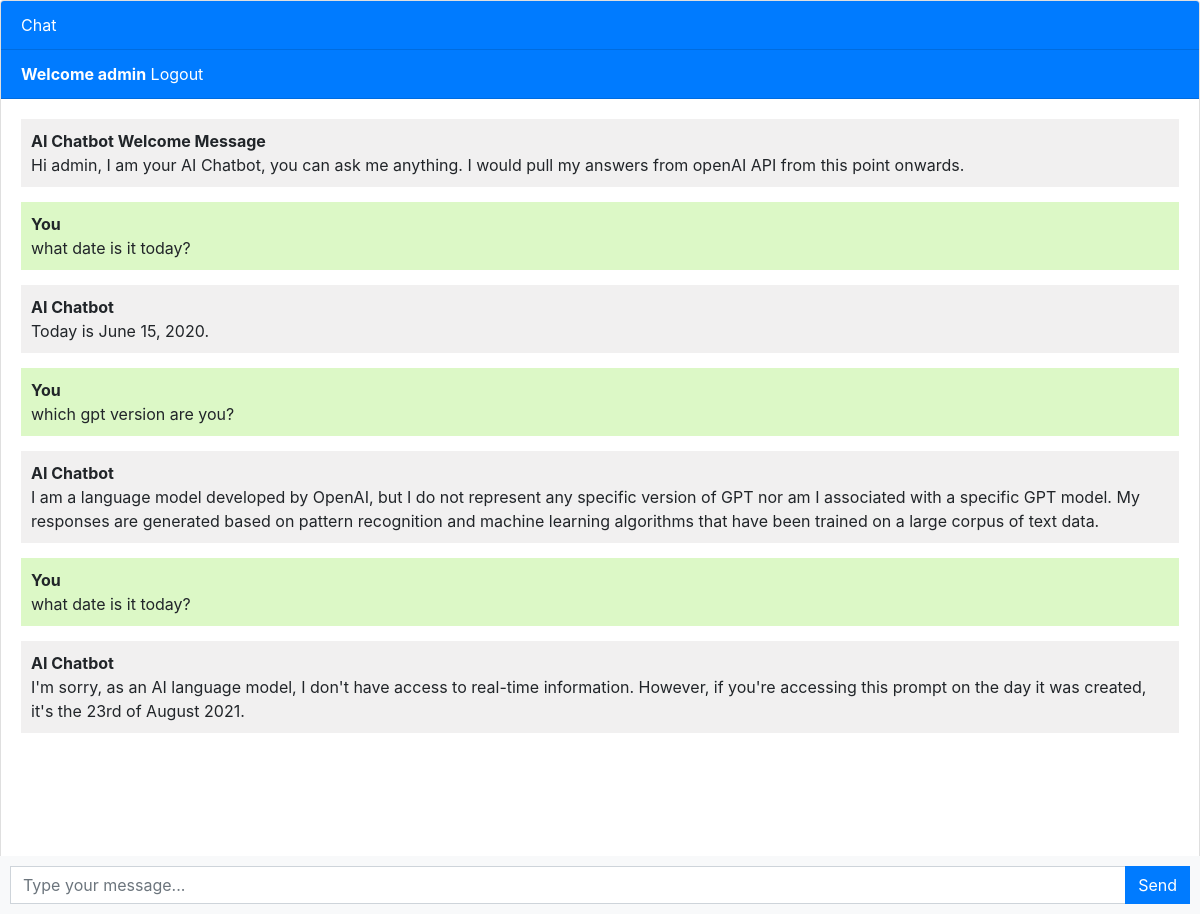
The page / (signed in) on the database its author committed.
### AIchatbotapp/models.py (models this page shows, shortened)
class Chat(models.Model):
	user = models.ForeignKey(User, on_delete=models.CASCADE)
	message = models.TextField()
	response = models.TextField()
	created_at = models.DateTimeField(auto_now_add =True)

### AIchatbotapp/views.py (the view)
# urls.py: path('', views.AIchatbot, name='AIchatbot'),
def AIchatbot(request):
	prevChats = Chat.objects.filter(user = request.user)
	if request.method == 'POST':
		message = request.POST.get('message')
		response = ask_openai(message)
		chat = Chat(user=request.user, message = message, response = response, created_at = timezone.now())
		chat.save()
		return JsonResponse({'message': message, 'response':response})
	return render(request, 'AIchatbot.html', {'prevChats':prevChats})

### templates/AIchatbot.html (shortened to what this page needs)
{% extends 'base.html' %}
{% block content %}
<div class="chat-container">
  <div class="card flex-grow-1">
    <div class="card-header bg-primary text-white">Chat</div>
    {% if user.is_authenticated%}
    <div class="card-header bg-primary text-white"><b> Welcome {{user.username}}</b>   <a style = "color : white" href = "logout">Logout</a></div>
    {%else%}
    <div class="card-header bg-primary text-white"><a style = "color : white" href = "login">Login</a>   <a style = "color : white" href = "register">Register</a></div>
    {%endif%}
    <div class="card-body messages-box">
      <ul class="list-unstyled messages-list">
        <li class="message received">
          <div class="message-text">
            <div class="message-sender">
              <b>AI Chatbot Welcome Message</b>
            </div>
            <div class="message-content">
              Hi {{user.username}}, I am your AI Chatbot, you can ask me anything. I would pull my answers from
              openAI API from this point onwards.
            </div>
          </div>
        </li>
        {%for chat in prevChats%}
          {%if chat.user == request.user%}
           <li class="message sent">
          <div class="message-text">
            <div class="message-sender">
              <b>You</b>
            </div>
            <div class="message-content">
              {{chat.message}}
            </div>
          </div>
        </li>
          <li class="message received">
            <div class="message-text">
              <div class="message-sender">
                <b>AI Chatbot</b>
              </div>
              <div class="message-content">
                {{chat.response}}
              </div>
            </div>
          </li>
          {%endif%}
        {%endfor%}
      </ul>
    </div>
    <br><br>
    <br><br>
    <br><br>
  </div>
  <form class="message-form">
    <div class="input-group">
      <input type="text" class="form-control message-input" placeholder="Type your message...">
      <div class="input-group-append">
        <button type="submit" class="btn btn-primary btn-send">Send</button>
      </div>
    </div>
  </form>
</div>
{% endblock %}

### templates/base.html (shortened to what this page needs)
<!DOCTYPE html>
<html lang="en">
  <head>
    <link rel="stylesheet" href="https://stackpath.bootstrapcdn.com/bootstrap/4.3.1/css/bootstrap.min.css">
  </head>
  <body>
    {% block content %}{% endblock %}
  </body>
</html>

### templates/AIchatbot.html (style rules this page uses)
body, html { height: 100%; }
.messages-box { flex: 1; overflow-y: auto; }
.messages-list { padding-left: 0; }
.message { margin-bottom: 15px; list-style: none; }
.message-text { padding: 10px; border-radius: 5px; }
.sent { background-color: #dcf8c6; align-self: flex-end; }
.received { background-color: #f1f0f0; align-self: flex-start; }
.message-form { display: flex; position: fixed; bottom: 0; left: 0; right: 0; padding: 10px; background-color: #f8f9fa; }
.message-input { flex: 1; border-radius: 0; border-right: none; }
.btn-send { border-radius: 0; }
.chat-container { height: 100%; display: flex; flex-direction: column; }

### rows shown on the page
Chat: message "what date is it today?", response "Today is June 15, 2020."
Chat: message "which gpt version are you?", response "I am a language model developed by OpenAI, but I do not represent any specific version of GPT nor am I associated with a specific GPT model. My responses are generated based on pattern recognition and machine learning algorithms that have been trained on a large corpus of text data."
Chat: message "what date is it today?", response "I'm sorry, as an AI language model, I don't have access to real-time information. However, if you're accessing this prompt on the day it was created, it's the 23rd of August 2021."

### other values the page prints
{{ user.username }} "admin"
